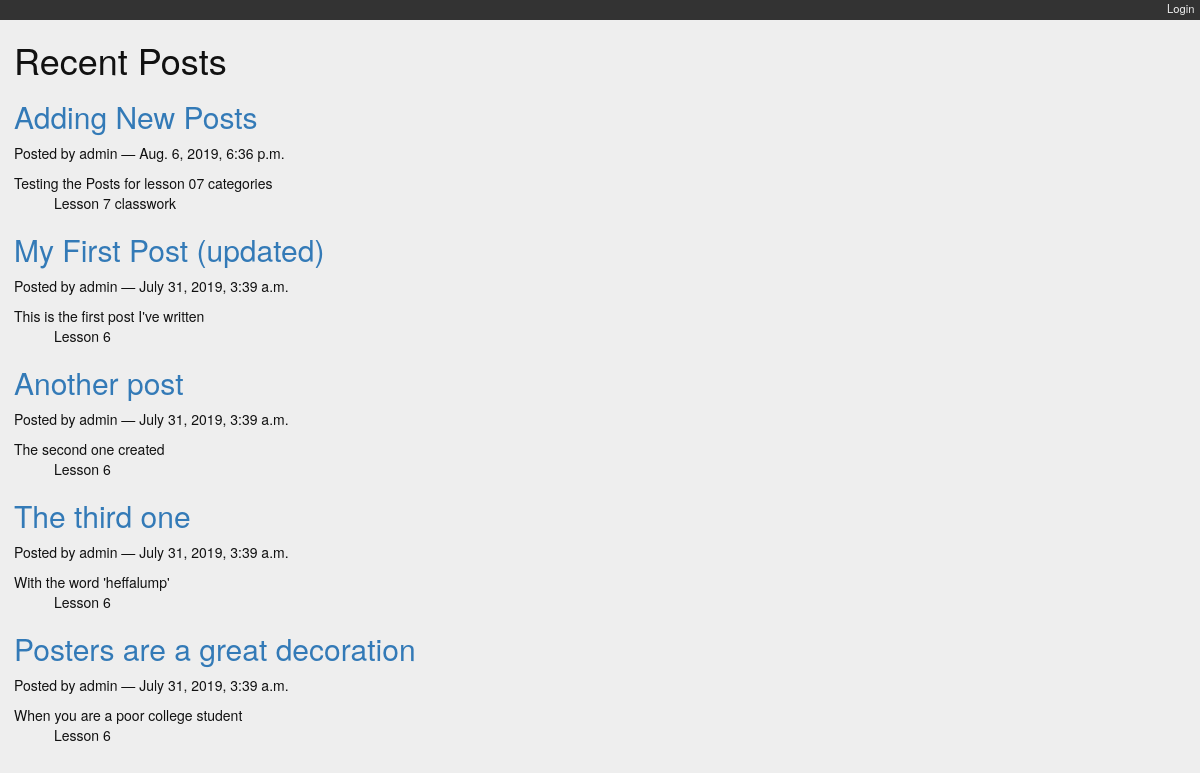
/test, run on the app's committed database.
### myblog/models.py (models this page shows, shortened)
class Post(models.Model):
    title = models.CharField(max_length=128)
    text = models.TextField(blank=True)
    author = models.ForeignKey(User, on_delete=models.CASCADE)
    created_date = models.DateTimeField(auto_now_add=True)
    modified_date = models.DateTimeField(auto_now=True)
    published_date = models.DateTimeField(blank=True, null=True)
    def __str__(self):
        return self.title

class Category(models.Model):
    name = models.CharField(max_length=128)
    description = models.TextField(blank=True)
    posts = models.ManyToManyField(Post, blank=True, related_name='categories')
    class Meta:
        verbose_name_plural = 'Categories'
    def __str__(self):
        return self.name

### myblog/views.py (the view)
# urls.py: path('',list_view, name="blog_index"),
def list_view(request):
    published = Post.objects.exclude(published_date__exact=None)
    posts = published.order_by('-published_date')
    context = {'posts': posts}
    return render(request, 'list.html', context)

### myblog/templates/list.html (shortened to what this page needs)
{% extends "base.html" %}
{% block content %}
  <h1>Recent Posts</h1>
  {% for post in posts %}
  <div class="post">
  <h2>
    <a href="{% url 'blog_detail' post.pk %}">{{ post }}</a>
  </h2>
    <p class="byline">
      Posted by {{ post.author.username }} &mdash; {{ post.published_date }}
    </p>
    <div class="post-body">
      {{ post.text }}
    </div>
    <ul class="categories">
      {% for category in post.categories.all %}
        <li>{{ category }}</li>
      {% endfor %}
    </ul>
  </div>
  {% endfor %}
{% endblock %}

### mysite/templates/base.html (shortened to what this page needs)
{% load staticfiles %}
<!DOCTYPE html>
<html>
  <head>
    <link rel="stylesheet" href="//maxcdn.bootstrapcdn.com/bootstrap/3.2.0/css/bootstrap.min.css">
    <link rel="stylesheet" href="//maxcdn.bootstrapcdn.com/bootstrap/3.2.0/css/bootstrap-theme.min.css">
    <link type="text/css" rel="stylesheet" href="{% static 'django_blog.css' %}">
  </head>
  <body>
    <div id="header">
      <ul id="control-bar">
      {% if user.is_authenticated %}
      <li><a href="{% url 'add_post' %}">Add Post</span></a></li>
      {% if user.is_staff %}<li><a href="{% url 'admin:index' %}">Admin</a></li>{% endif %}
        <li><a href="{% url 'logout' %}">Logout</a></li>
        {% else %}
        <li><a href="{% url 'login' %}">Login</a></li>
      {% endif %}
      </ul>
     </div>
    <div id="container">
      <div id="content">
      {% block content %}{% endblock %}
      </div>
    </div>
  </body>
</html>

### myblog/static/django_blog.css (style rules this page uses)
body { background-color: #eee; color: #111; font-family: "HelveticaNeue-Light", "Helvetica Neue Light", "Helvetica Neue", Helvetica, Arial, "Lucida Grande", sans-serif; margin:0; padding:0; }
#container { margin:0; padding:0; margin-top: 0px; }
#header { background-color: #333; border-botton: 1px solid #111; margin:0; padding:0; }
#control-bar { margin: 0em 0em 1em; list-style: none; list-style-type: none; text-align: right; color: #eee; font-size: 80%; padding-bottom: 0.4em; }
#control-bar li { display: inline-block; }
#control-bar li a { color: #eee; padding: 0.5em; text-decoration: none; }
#content { margin: 0em 1em 1em; }
ul.categories { list-style: none; list-style-type: none; }
ul.categories li { display: inline; }

### data on the page
Post: title "Adding New Posts", author.username "admin", published_date "Aug. 6, 2019, 6:36 p.m.", text "Testing the Posts for lesson 07 categories"
Category: name "Lesson 7 classwork"
Post: title "My First Post (updated)", author.username "admin", published_date "July 31, 2019, 3:39 a.m.", text "This is the first post I've written"
Category: name "Lesson 6"
Post: title "Another post", author.username "admin", published_date "July 31, 2019, 3:39 a.m.", text "The second one created"
Post: title "The third one", author.username "admin", published_date "July 31, 2019, 3:39 a.m.", text "With the word 'heffalump'"
Post: title "Posters are a great decoration", author.username "admin", published_date "July 31, 2019, 3:39 a.m.", text "When you are a poor college student"
